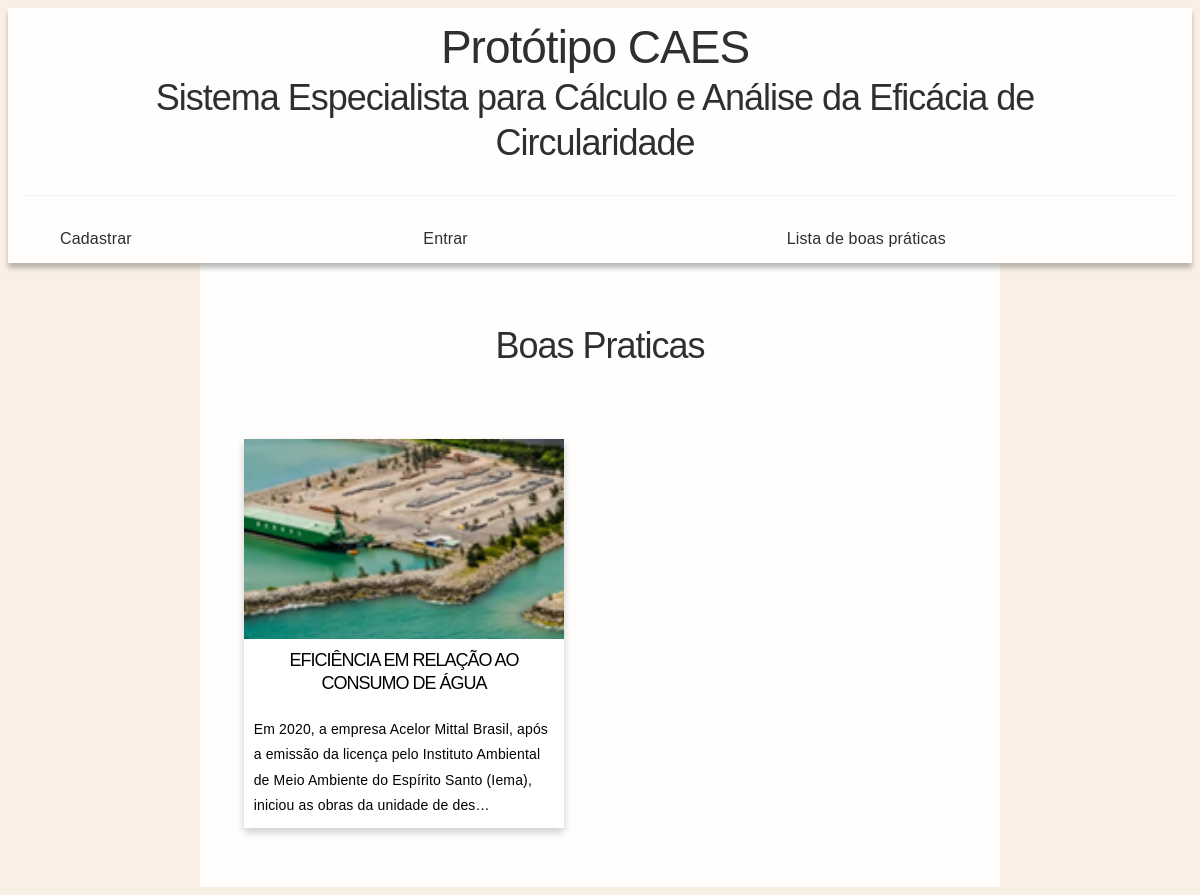
Screenshot of /boaspraticas with the database file from the repository.
### wb/models.py (models this page shows, shortened)
class BoasPraticas(models.Model):
    questao = models.ForeignKey(Questionario, on_delete=models.CASCADE)
    titulo = models.CharField(max_length=200)
    descricao = models.TextField()
    imagem = models.ImageField(upload_to ='uploads/',blank=True,null=True,default=None)
    empresa = models.CharField(max_length=200,blank=True,null=True,default=None)
    segmento = models.ForeignKey(Segmento, on_delete=models.CASCADE,blank=True,null=True)
    estrategiacircular = models.ForeignKey(EstrategiaCircular, on_delete=models.CASCADE,blank=True,null=True,default=None)
    boapratica = models.CharField(max_length=400,blank=True,null=True,default=None)
    fonte = models.CharField(max_length=200,blank=True,null=True,default=None)
    acesso = models.CharField(max_length=400,blank=True,null=True,default=None)

### wb/views.py (the view)
# urls.py: path('boaspraticas', views.boaspraticas, name='boaspraticas'),
def boaspraticas(request):
	boaspraticas = BoasPraticas.objects.all()
	try:
		empresa = Empresa.objects.filter(usuario=request.user).last()
	except TypeError:
		empresa = None
	return render(request, 'wb/boaspraticas.html', {'boaspraticas':boaspraticas,'empresa':empresa})

### wb/templates/wb/boaspraticas.html (shortened to what this page needs)
{% extends 'wb/index.html' %}
{% block content %}
<h2> Boas Praticas </h2>
<br><br>
<div class="container">
{% for boapratica in boaspraticas %}
<a href="{% url 'boaspraticasdetalhada' boapratica.pk %}">
<div class="card">
  <div class="image">
    <img src="{{ boapratica.imagem.url }}">
  </div>
  <div class="content">
    <h3 class="title">{{ boapratica.titulo }}</h3>
    <p class="description">{{ boapratica.descricao|truncatechars:170 }}</p>
  </div>
</div>
</a>
{% endfor %}
</div>
{% endblock %}

### wb/static/wb/css.css (style rules this page uses)
*,*:after,*:before { box-sizing:inherit }
html { box-sizing:border-box;font-size:62.5% }
body { color:#606c76;font-family:'Roboto', 'Helvetica Neue', 'Helvetica', 'Arial', sans-serif;font-size:1.6em;font-weight:300;letter-spacing:.01em;line-height:1.6 }
.container { margin:0 auto;max-width:112.0rem;padding:0 2.0rem;position:relative;width:100% }
a { color:#bb2649;text-decoration:none }
blockquote,dl,figure,form,ol,p,pre,table,ul { margin-bottom:2.5rem }
p { margin-top:0 }
h1,h2,h3,h4,h5,h6 { font-weight:300;letter-spacing:-.1rem;margin-bottom:2.0rem;margin-top:0 }
h2 { font-size:3.6rem;line-height:1.25 }
h3 { font-size:2.8rem;line-height:1.3 }
img { max-width:100% }

### wb/templates/wb/boaspraticas.html (style rules this page uses)
a { width: 45%; text-align: left; }
.container { display: flex; gap: 50px; flex-wrap: wrap; }
.card { box-shadow: 0 4px 8px 0 rgba(0, 0, 0, 0.2); width: 100%; font-family: arial; transition: 0.3s; background-color: rgba(255,255,255,0.7); overflow: hidden; }
.image { width: 100%; height: 200px; background-color: #555; overflow: hidden; position: relative; }
.image img { width: 100%; height: 100%; object-fit: cover; transition: 0.3s; }
.content { padding: 10px; }
.title { color: black; font-size: 18px; text-align: center; }
.description { color: black; font-size: 14px; width: 100%; display: inline; text-align: left; }

### rows the page displays
BoasPraticas: imagem (picture), titulo "EFICIÊNCIA EM RELAÇÃO AO CONSUMO DE ÁGUA", descricao "Em 2020, a empresa Acelor Mittal Brasil, após a emissão da licença pelo Instituto Ambiental de Meio Ambiente do Espírito Santo (Iema), iniciou as obras da unidade de des…"
